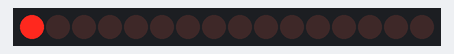
The sketch below on a simulated Arduino Uno, built with avr-gcc and run on an emulated ATmega328P. On the bench: 16 shift-register outputs drawn as a row of LEDs (first output left, lit = HIGH). Wiring (inferred from the names in the program): 2 × shift register (74HC595): data pin 12; shift clock pin 10; latch pin 11. Wiring (inferred from the signals the program sends): row of LEDs: on Q0, Q1, Q2, Q3, Q4, Q5, Q6, Q7, Q8, Q9, Q10, Q11, Q12, Q13, Q14, Q15.

Above: at 0.02 s.
At 0.32 s:
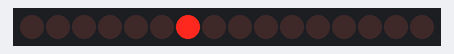
At 0.63 s:
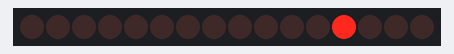
At 1.23 s:
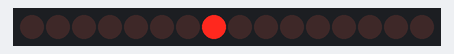
At 2.42 s:
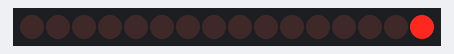
At 3.66 s:
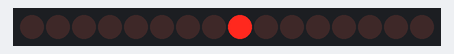
Timing chart, 0 to 4.0 s (numbered marks = the images above):
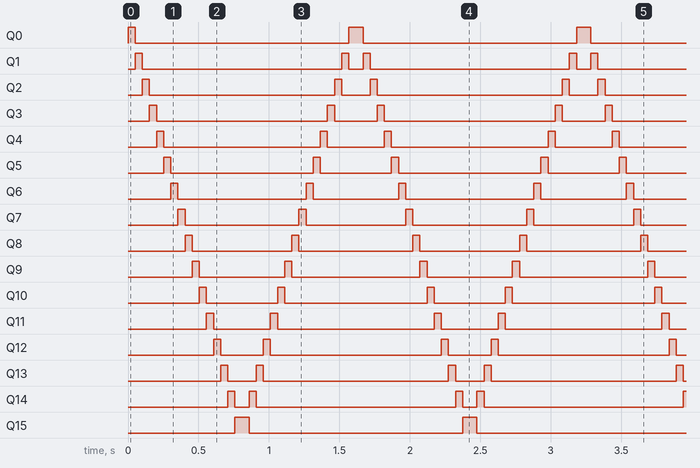

Measured:
- by itself, Q0, Q15: alternates HIGH for 0.10 s and LOW for 1.5 s
- by itself, Q1: repeats every 1.6 s: LOW 1.4 s, HIGH 0.05 s, LOW 0.10 s, HIGH 0.05 s
- by itself, Q2: repeats every 1.6 s: LOW 1.3 s, HIGH 0.05 s, LOW 0.20 s, HIGH 0.05 s
- by itself, Q3: repeats every 1.6 s: LOW 1.2 s, HIGH 0.05 s, LOW 0.30 s, HIGH 0.05 s
- by itself, Q4: repeats every 1.6 s: LOW 1.1 s, HIGH 0.05 s, LOW 0.40 s, HIGH 0.05 s
- by itself, Q5: repeats every 1.6 s: LOW 1.0 s, HIGH 0.05 s, LOW 0.51 s, HIGH 0.05 s
- by itself, Q6: repeats every 1.6 s: LOW 0.91 s, HIGH 0.05 s, LOW 0.61 s, HIGH 0.05 s
- by itself, Q7: alternates HIGH for 0.05 s and LOW for 0.76 s

The sketch:

HC595KittAnotherWay.ino
```cpp
/*
 * Sweeps back and forth like Kitt in Knight Rider
 * Uses the possibility to send the most or least significant bit first
 */
#include <HC595.h>

const int chipCount = 2;  // Number of serialy connected 74HC595 (8 maximum)
const int latchPin = 11;  // Pin ST_CP (12) of the 74HC595
const int clockPin = 10;  // Pin SH_CP (11) of the 74HC595
const int dataPin = 12;   // Pin DS (14) of the 74HC595

//Constructor
HC595 ledArray(chipCount,latchPin,clockPin,dataPin);

int delayMs = 50;
int lastPin = ledArray.lastPin();

void sweep() {
  for (int i = 0 ; i <= lastPin ; i++) {
    ledArray.setPin(i, TOGGLE);
    delay(delayMs);
    ledArray.setPin(i, TOGGLE);
  }
}

void setup() {
  ledArray.reset();
}

void loop() {
  sweep();
  ledArray.isLeastSignificantBitFirst();
  sweep();
  ledArray.isMostSignificantBitFirst();
}
```

HC595.cpp
```cpp
/*
 * HC595.cpp pour contrôler jusqu'à 8 registres à décalage 74HC595.
 * Jusqu'à 64 sorties à l'aide de seulement 3 broches d'un Arduino.
 * Voir : https://www.arduino.cc/en/Tutorial/ShiftOut pour les connexions.
 * Créé par Jacques Bellavance le 2 juillet 2016.
 * Ce code est du domaine public.
 */
 /*
 This library is free software; you can redistribute it and/or
 modify it under the terms of the GNU Lesser General Public
 License as published by the Free Software Foundation; either
 version 2.1 of the License, or (at your option) any later version.

 This library is distributed in the hope that it will be useful,
 but WITHOUT ANY WARRANTY; without even the implied warranty of
 MERCHANTABILITY or FITNESS FOR A PARTICULAR PURPOSE.  See the GNU
 Lesser General Public License for more details.

 You should have received a copy of the GNU Lesser General
 Public License along with this library; if not, write to the
 Free Software Foundation, Inc., 59 Temple Place, Suite 330,
 Boston, MA  02111-1307  USA
 */
#include "arduino.h"
#include "HC595.h"

//Conctructeur=======================================================================
//Initialisation du mode des trois broches.
//Décompte du nombre de 74HC595 du montage.
//Remise à zéro du tableau des 8 octets contenant la valeur des 64 broches de sortie.
//-----------------------------------------------------------------------------------
HC595::HC595(int count, int latchPin, int clockPin, int dataPin) {
  pinMode(latchPin, OUTPUT);
  pinMode(clockPin, OUTPUT);
  pinMode(dataPin, OUTPUT);
  MYchipCount = count;
  MYlatchPin = latchPin;
  MYclockPin = clockPin;
  MYdataPin = dataPin;
  MYlastPin = count * 8 - 1;
  reset();
}//Constructeur----------------------------------------------------------------------

//isLeastSignificantBitFirst()============================
//Permet de déterminer que les données seront envoyées
//vers les 74HC595 à partir du bit le moins significatif
//--------------------------------------------------------
void HC595::isLeastSignificantBitFirst() {
	MYway = LSBF;
}//isLeastSignificantBitFirst()---------------------------

//isMostSignificantBitFirst()============================
//Permet de déterminer que les données seront envoyées
//vers les 74HC595 à partir du bit le plus significatif
//C'est la valeur par défaut.
//--------------------------------------------------------
void HC595::isMostSignificantBitFirst() {
	MYway = MSBF;
}//isMostSignificantBitFirst()----------------------------

//reset()==========================================
//Remise à zéro du tableau des 8 octets contenant
//la valeur des 64 broches de sortie.
//-------------------------------------------------
void HC595::reset() {
  for (int i = 0 ; i < 8 ; i++) MYarray[i] = 0;
  send();
}//reset()-----------------------------------------

//sendToChips()==================================================
//Verrou=LOW; data=LOW
//Envoyer, pour chaque 74HC595 du montage,
//le bit le plus significatif en premier, un bit à la fois.
//(Clock=LOW; data=BitToSend; clock=HIGH; data=LOW)
//Verrou=HIGH
//---------------------------------------------------------------
void HC595::sendToChips() {
  digitalWrite(MYlatchPin, LOW);
  digitalWrite(MYdataPin, LOW);
  for (int i = MYchipCount-1 ; i >= 0 ; i--) {
	  for (int j = 7; j >= 0; j--) {
		  digitalWrite(MYclockPin, LOW);
		  if ((MYarray[i] & MYmask[j]) > 0) {
			  digitalWrite(MYdataPin, HIGH);
		  }
		  digitalWrite(MYclockPin, HIGH);
		  digitalWrite(MYdataPin, LOW);
	  }
  }
  digitalWrite(MYlatchPin, HIGH);
}//sendToChips()-------------------------------------------------

//reverseSendToChips()===========================================
//Verrou=LOW; data=LOW
//Envoyer, pour chaque 74HC595 du montage,
//le bit le moins significatif en premier, un bit à la fois.
//(clock=LOW; data=valeurDuBit; clock=HIGH; data=LOW)
//Verrou=HIGH
//---------------------------------------------------------------
void HC595::reverseSendToChips() {
	digitalWrite(MYlatchPin, LOW);
	digitalWrite(MYdataPin, LOW);
	for (int i = 0; i < MYchipCount; i++) {
		for (int j = 0; j < 8; j++) {
			digitalWrite(MYclockPin, LOW);
			if ((MYarray[i] & MYmask[j]) > 0) {
				digitalWrite(MYdataPin, HIGH);
			}
			digitalWrite(MYclockPin, HIGH);
			digitalWrite(MYdataPin, LOW);
		}
	}
	digitalWrite(MYlatchPin, HIGH);
}//reverseSendToChips()--------------------------------------------

//send()========================================
//Envoyer aux 74HC595
//----------------------------------------------
void HC595::send() {
  if (MYway == MSBF) sendToChips();
  else               reverseSendToChips();
}//send()---------------------------------------

//setpin()====================================================
//Utilisation des opérateurs binaires
//MYmask[] contient les puissances de 2,
//255 - MYmask[] contient son inverse
// 00000001  11111110
// 00000010  11111101
// 00000100  11111011
// 00001000  11110111
// 00010000  11101111
// 00100000  11011111
// 01000000  10111111
// 10000000  01111111

// ON:   10101010 | 00000001 = 10101011
// OFF:  10101010 & 11111101 = 10101000
// Lire: 10101010 & 00000010 = 00000010
//------------------------------------------------------------
void HC595::setPin(int pin, int action) {
  int chip = int(pin / 8);
  int pos = pin - (chip * 8);
  switch (action) {
    case OFF:{
      MYarray[chip] = MYarray[chip] & (255 - MYmask[pos]);
      break;
    }
    case ON:{
      MYarray[chip] = MYarray[chip] | MYmask[pos];
      break;
    }
    case TOGGLE:{
      if ((MYarray[chip] & MYmask[pos]) == 0)
        MYarray[chip] = MYarray[chip] | MYmask[pos];
      else
        MYarray[chip] = MYarray[chip] & (255 - MYmask[pos]);
      break;
    }
  }
  send();
}

//setPins()=================================================
//Utilise une boucle pour actionner un intervale de broches
//----------------------------------------------------------
void HC595::setPins(int from, int to, int action) {
  for (int i = from ; i <= to ; i++) setPin(i, action);
}//setPins()------------------------------------------------

//getState()=======================================
//Lire la valeur de la broche.
//-------------------------------------------------
int HC595::getState(int pin) {
  int chip = int(pin / 8);
  int pos = chip - (pin * 8);
  int actualValue = MYarray[chip] & MYmask[pos];
  if (actualValue == 0) return 0; else return 1;
}//getState()--------------------------------------

//toString()==============================================
//Construit une chaîne représentant l'état des 64 broches
//--------------------------------------------------------
String HC595::toString() {
  String s = "";
  for (int i = (MYchipCount - 1) ; i >= 0; i--) {
    s += byteToString(MYarray[i]);
    s += "|";
  }
  return s;
}//toString()---------------------------------------------

//byteToString()=================================
//Construit une chaîne représentant l'état
//des broches d'un octet.
//-----------------------------------------------
String HC595::byteToString(int data) {
  String s = "";
  for (int i = 7 ; i >= 0; i--) {
    s += bitRead(data,i);
  }
  return s;
}//byteToString()-------------------------------

int HC595::lastPin() {
	return MYlastPin;
}
```

HC595.h
```cpp
/*
 * HC595.h pour contrôler jusqu'à 8 registres à décalage 74HC595.
 * Jusqu'à 64 sorties à l'aide de seulement 3 broches d'un Arduino.
 * Voir : https://www.arduino.cc/en/Tutorial/ShiftOut pour les connexions.
 * Créé par Jacques Bellavance le 2 juillet 2016.
 * Ce code est du domaine public.
 */
 /*
 This library is free software; you can redistribute it and/or
 modify it under the terms of the GNU Lesser General Public
 License as published by the Free Software Foundation; either
 version 2.1 of the License, or (at your option) any later version.

 This library is distributed in the hope that it will be useful,
 but WITHOUT ANY WARRANTY; without even the implied warranty of
 MERCHANTABILITY or FITNESS FOR A PARTICULAR PURPOSE.  See the GNU
 Lesser General Public License for more details.

 You should have received a copy of the GNU Lesser General
 Public License along with this library; if not, write to the
 Free Software Foundation, Inc., 59 Temple Place, Suite 330,
 Boston, MA  02111-1307  USA
 */
#ifndef HC595_h
#define HC595_h

#define OFF 0
#define ON 1
#define TOGGLE 3
#define MSBF 0
#define LSBF 1

#include "arduino.h"

class HC595 {
  public:
    HC595(int count, int latchPin, int clockPin, int dataPin); // Constructeur
	void isLeastSignificantBitFirst();                         // LSBFirst
	void isMostSignificantBitFirst();                          // MSBFirst par défaut
	void reset();                                              // Remise à zéro des 64 sorties
    void setPin(int pin, int action);                          // Affectation d'une sortie
    void setPins(int from, int to, int action);                // Affectation de plusieurs sorties contigues
    void send();                                               // Envoyer le contenu de l'Arduino vers le(s) 74HC595
    int getState(int pin);                                     // Consulter l'état de la broche 'pin'
    String toString();                                         // Voir le contenu des 74HC595
	int lastPin();                                             // Dernière broche disponible
  private:
    void sendToChips();                     // Envoyer le contenu de l'Arduino vers le(s) 74HC595
	void reverseSendToChips();              // Envoyer le contenu de l'Arduino vers le(s) 74HC595
	String byteToString(int data);          // Convertir les valeurs contenues dans un octet en chaîne de '0' et de '1'
    int MYarray[8] = {0,0,0,0,0,0,0,0};     // Le contenu des 64 broches en banques d'un octet
    int MYmask[8]= {1,2,4,8,16,32,64,128};  // Les puissances de deux pour les opérations binaires (bitwise operators)
    int MYchipCount;                        // Le nombre de 74HC595 du montage
    int MYlatchPin;                         // Broche du verrou
    int MYclockPin;                         // Broche de l'horloge
    int MYdataPin;                          // Broche de données
	int MYway = MSBF;                       // MSBFIRST (par défaut) ou LSBFIRST
	int MYlastPin;                          // Dernière broche disponible
};

#endif
```
